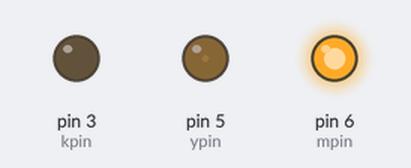
Recording of a sketch running on a simulated Arduino Uno, built with avr-gcc and run on an emulated ATmega328P. On the bench: output pins drawn as LEDs (lit = HIGH).

Above: at 0.1 s.
Timing chart, 0 to 1.6 s (numbered marks = the images above):
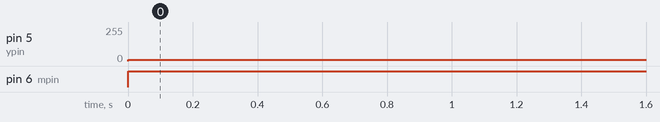

The sketch:

rgbkullanimi.ino
```cpp
int kpin = 3;
int ypin = 5;
int mpin = 6;
void setup() {
  pinMode(kpin, OUTPUT);
  pinMode(ypin, OUTPUT);
  pinMode(mpin, OUTPUT);
}

void loop() {
 rgbRenk(0,10,255);
}

void rgbRenk(int kirmizi, int yesil, int mavi)
{
  analogWrite(kpin, kirmizi);
  analogWrite(ypin, yesil);
  analogWrite(mpin, mavi);
}
```

Measured:
- by itself, pin 5 (ypin): 0/255 → 10/255 at 0.00 s
- by itself, pin 6 (mpin): LOW → HIGH at 0.00 s
